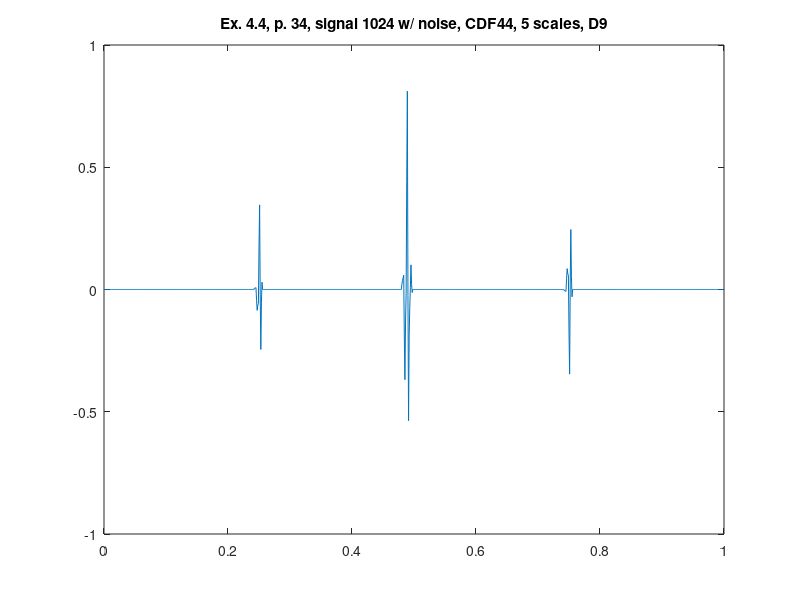

This figure's MATLAB source:
%% ========================================================================
%% Programmatic octave notes on "Ripples in Mathematics" by A. Jensen
%% and A. la Cour-Harbo written with a deep gratitude to the authors for
%% this wonderful text. 
%% 
%% Reconstruction of graphs in ex 4.4, p.34, CDF44, 5 scales, D9.
%%
%% Author: Vladimir Kulyukin
%% 
%% NB: I have tested this code in Octave 4.
%% =========================================================================
t = (1.0/1024)*[0:1023];

%%y_ex_4_3_chirp_512_p33 = arrayfun(@(x) sin(x*x), t);

y_ex_4_4_1024_with_noise_cdf44_d9_p34 = [
1.4189700681683867E-6
-3.446265690759207E-6
-3.7606039336536572E-6
-5.29435149080599E-6
6.106647978253606E-6
1.4041792427338847E-5
-8.435666900807754E-6
-2.2764093607117372E-5
1.0779614438715474E-5
3.149602263775786E-5
-1.3090407607528039E-5
-4.017899502819609E-5
1.542661186375166E-5
4.8874376170891664E-5
-1.771361237573745E-5
-5.749710173095975E-5
2.0036445229610564E-5
6.613498705095155E-5
-2.2294143500204473E-5
-7.467669287951127E-5
2.4598009043924125E-5
8.323627295446592E-5
-2.6820966080236836E-5
-9.167638133399922E-5
2.9100314099901456E-5
1.0013703538575801E-4
-3.1283174603748484E-5
-1.0845521335593813E-4
3.353251395034337E-5
1.1679655892786375E-4
-3.5670019219575234E-5
-1.2497276726939602E-4
3.788393103761946E-5
1.3317470932944166E-4
-3.99709316347644E-5
-1.4118925084021539E-4
4.2144082416735154E-5
1.492320301914437E-4
-4.4175550574580525E-5
-1.5706559713895204E-4
4.630270500987925E-5
1.6492983802140744E-4
-4.827374674375716E-5
-1.7256355865681713E-4
5.034978033108537E-5
1.8023031542553376E-4
-5.225564722876118E-5
-1.876457994471861E-4
5.427555862135643E-5
1.950966022135388E-4
-5.6111659282532855E-5
-2.022759850708726E-4
5.80705823369207E-5
2.094928841983558E-4
-5.983249343426556E-5
-2.1641887012918562E-4
6.1725708933191E-5
2.2338447947558982E-4
-6.340918586860896E-5
-2.3004038317322407E-4
6.52321328901335E-5
2.36737921975606E-4
-6.683312002024811E-5
-2.4310770878512386E-4
6.858140692539132E-5
2.495210420860265E-4
-7.009604733184862E-5
-2.5558936663294397E-4
7.176546234423235E-5
2.617030441504491E-4
-7.319010712571888E-5
-2.6745528730942776E-4
7.477662847836357E-5
2.732545806589489E-4
-7.610784554085768E-5
-2.786768847724775E-4
7.760765116493869E-5
2.8414782294856596E-4
-7.884223348980723E-5
-2.892271252109824E-4
8.025171022210926E-5
2.9435652824411426E-4
-8.13866835925283E-5
-2.990805921714575E-4
8.270243588022348E-5
3.038561028806492E-4
-8.373506604584583E-5
-3.082135477891062E-4
8.495392412637641E-5
3.126236615506482E-4
-8.588172339076584E-5
-3.1660398997383494E-4
8.700075092835155E-5
3.2063808243761304E-4
-8.782148414162199E-5
-3.2423170541551546E-4
8.883798530073655E-5
3.278800580989924E-4
-8.954967524493243E-5
-3.3107831827925945E-4
9.046120118537354E-5
3.3433214198162173E-4
-9.106213333698215E-5
-3.3712733447537063E-4
9.186648811293267E-5
3.3997879045032683E-4
-9.235521477369055E-5
-3.4236418139388836E-4
9.305046062394795E-5
3.448064002339971E-4
-9.342580440866229E-5
-3.467762430117594E-4
9.401026642516903E-5
3.488033411981684E-4
-9.427132309767454E-5
-3.5035289028628773E-4
9.474359326017988E-5
3.519599843617538E-4
-9.488973391216343E-5
-3.530855067607953E-4
9.524867448050389E-5
3.542687250950079E-4
-9.52795470463427E-5
-3.5496750932298687E-4
9.552429330131806E-5
3.557240014394891E-4
-9.543982340614029E-5
-3.5599436406381E-4
9.556978573245534E-5
3.5632230750648014E-4
-9.537017687178411E-5
-3.5616359719995626E-4
9.538504217884384E-5
3.5606220192443814E-4
-9.507077522794218E-5
-3.554748010342233E-4
9.497050770399708E-5
3.5494431131081734E-4
-9.454233975936924E-5
-3.539296349370347E-4
9.432718095762313E-5
3.5297132876181225E-4
-9.378614351336085E-5
-3.5153182134866316E-4
9.345661177018626E-5
3.5014800736506775E-4
-9.280400823291579E-5
-3.482871368120152E-4
9.236089741914517E-5
3.46481148749158E-4
-9.159829996798762E-5
-3.4420339805643174E-4
9.104267757642528E-5
3.4197958669785974E-4
-9.017192337539608E-5
-3.392904431663824E-4
8.950512794906492E-5
3.3665416586845464E-4
-8.852831472122996E-5
-3.3356010788041765E-4
8.775195262861921E-5
3.305177156658131E-4
-8.667143360275836E-5
-3.270261970780476E-4
8.5787375168285E-5
3.235850193364286E-4
-8.460575340915817E-5
-3.1970445152285147E-4
8.361612840683903E-5
3.1587277835234446E-4
-8.233625054505826E-5
-3.1161250994096414E-4
8.124344306840409E-5
3.0739957217839145E-4
-7.986839244161371E-5
-3.027698665288741E-4
7.867503515947539E-5
2.9818581351007443E-4
-7.720812438510986E-5
-2.931978239887703E-4
7.591709219966649E-5
2.882536990988885E-4
-7.436185519434042E-5
-2.829194422095234E-4
7.297625831527874E-5
2.776271562786496E-4
-7.133644178104576E-5
-2.719594827131975E-4
6.985961823250226E-5
2.663317853214232E-4
-6.813917263121277E-5
-2.6034434900210697E-4
6.657468021061303E-5
2.543947977657555E-4
-6.47777502462334E-5
-2.4810202295100713E-4
6.312935795281364E-5
2.4184495085996548E-4
-6.12602725869455E-5
-2.3526199739528104E-4
5.953195154193179E-5
2.2871247828382086E-4
-5.75952135652931E-5
-2.218552050810571E-4
5.579112744574418E-5
2.1502901731513404E-4
-5.379140262942351E-5
-2.0791394414590252E-4
5.191589763666364E-5
2.008275326093121E-4
-4.9858003493055945E-5
-1.9347180030811214E-4
4.791559788293913E-5
1.8614223678708672E-4
-4.580449205923753E-5
-1.7856356595731383E-4
4.379986525702177E-5
1.7100850801236937E-4
-4.1640633592007264E-5
-1.6322515633576516E-4
3.957861491914756E-5
1.5546280476300687E-4
-3.737645919120349E-5
-1.4749352301567404E-4
3.526201623142352E-5
1.3954257800029366E-4
-3.30222416264386E-5
-1.3140656487993304E-4
3.086046825801559E-5
1.232861809448003E-4
-2.8588470589110328E-5
-1.150030368194565E-4
2.6384574713276823E-5
1.0673277668034194E-4
-2.4085827422118537E-5
-9.832245636999011E-5
2.1845118417287107E-5
8.992224380851576E-5
-1.9525159387187805E-5
-8.140500851130712E-5
1.7253035317479653E-5
7.289508037494121E-5
-1.4917453533101143E-5
-6.429144885678999E-5
1.2619388144466294E-5
5.5692306307953795E-5
-1.0273810226881702E-5
-4.7023005470832385E-5
0.002867528806826132
0.004991281897531349
0.006274453781192577
0.007782858720454017
-0.04610550747253684
-0.08515035357734894
-0.06362274804560289
-0.05832548201344581
0.1743225382215473
0.3460521074692838
-0.02190129859367082
-0.24524708725330024
-0.05183403318091222
0.02990882554290247
8.43566690082966E-6
2.2764093607040353E-5
-1.0779614438819383E-5
-3.1496022637907965E-5
1.3090407607548354E-5
4.0178995028328796E-5
-1.542661186373505E-5
-4.887437617092993E-5
1.771361237577491E-5
5.749710173103795E-5
-2.003644522966713E-5
-6.613498705109585E-5
2.229414350026924E-5
7.467669287970557E-5
-2.4598009044038017E-5
-8.323627295477071E-5
2.6820966080246986E-5
9.167638133418879E-5
-2.9100314099811996E-5
-1.0013703538569379E-4
3.1283174603806896E-5
1.0845521335598553E-4
-3.353251395050648E-5
-1.167965589281839E-4
3.567001921959556E-5
1.2497276726962348E-4
-3.788393103758526E-5
-1.3317470932949343E-4
3.9970931634733916E-5
1.4118925084017747E-4
-4.214408241664271E-5
-1.4923203019125784E-4
4.417555057460086E-5
1.570655971388762E-4
-4.630270500997142E-5
-1.6492983802153738E-4
4.827374674379017E-5
1.7256355865695932E-4
-5.034978033111331E-5
-1.8023031542565698E-4
5.225564722878404E-5
1.876457994472904E-4
-5.4275558621367274E-5
-1.9509660221361206E-4
5.61116592825608E-5
2.0227598507095793E-4
-5.8070582336965864E-5
-2.094928841984811E-4
5.983249343427697E-5
2.1641887012927567E-4
-6.172570893315679E-5
-2.2338447947557543E-4
6.340918586866736E-5
2.3004038317330934E-4
-6.523213289027776E-5
-2.367379219759111E-4
6.683312002026719E-5
2.4310770878533715E-4
-6.858140692534798E-5
-2.495210420860555E-4
7.009604733184484E-5
2.5558936663293925E-4
-7.176546234420866E-5
-2.6170304415040486E-4
7.319010712574805E-5
2.674552873094514E-4
-7.477662847842776E-5
-2.732545806590789E-4
7.610784554090594E-5
2.7867688477263867E-4
-7.760765116499809E-5
-2.841478229487566E-4
7.884223348985232E-5
2.8922712521116487E-4
-8.025171022216527E-5
-2.9435652824430795E-4
8.13866835925334E-5
2.9908059217157124E-4
-8.270243588016933E-5
-3.0385610288060955E-4
8.373506604587439E-5
3.082135477891227E-4
-8.495392412646946E-5
-3.126236615508247E-4
8.58817233907541E-5
3.1660398997392146E-4
-8.700075092826933E-5
-3.2063808243750766E-4
8.78214841416185E-5
3.242317054154385E-4
-8.88379853007558E-5
-3.278800580989891E-4
8.954967524495088E-5
3.3107831827929496E-4
-9.046120118541798E-5
-3.343321419817202E-4
9.106213333698073E-5
3.371273344754257E-4
-9.186648811288262E-5
-3.3997879045026536E-4
9.235521477372794E-5
3.423641813939112E-4
-9.305046062404167E-5
-3.4480640023418E-4
9.342580440870716E-5
3.467762430119472E-4
-9.401026642519824E-5
-3.488033411983182E-4
9.427132309773129E-5
3.503528902864633E-4
-9.474359326025308E-5
-3.519599843619773E-4
9.48897339122247E-5
3.530855067610248E-4
-9.524867448058603E-5
-3.5426872509527297E-4
9.527954704635737E-5
3.549675093231574E-4
-9.552429330127483E-5
-3.557240014394973E-4
9.543982340615187E-5
3.559943640638223E-4
-9.556978573246887E-5
-3.5632230750651234E-4
9.537017687182651E-5
3.561635972000483E-4
-9.53850421789203E-5
-3.560622019246246E-4
9.507077522798415E-5
3.554748010344031E-4
-9.497050770403946E-5
-3.5494431131098534E-4
9.454233975938448E-5
3.5392963493715044E-4
-9.432718095760533E-5
-3.529713287618392E-4
9.378614351338218E-5
3.515318213487079E-4
-9.345661177021144E-5
-3.5014800736513785E-4
9.2804008232968E-5
3.482871368121449E-4
-9.236089741923845E-5
-3.464811487493938E-4
9.159829996802286E-5
3.442033980566272E-4
-9.104267757643254E-5
-3.419795866979725E-4
9.017192337542086E-5
3.3929044316647955E-4
-8.950512794908665E-5
-3.36654165868544E-4
8.8528314721256E-5
3.3356010788051E-4
-8.775195262864862E-5
-3.305177156659139E-4
8.66714336027822E-5
3.2702619707814353E-4
-8.578737516827005E-5
-3.235850193364536E-4
8.460575340925913E-5
3.1970445152303394E-4
-8.361612840704931E-5
-3.158727783528204E-4
8.233625054513762E-5
3.1161250994137885E-4
-8.12434430684413E-5
-3.073995721786696E-4
7.986839244165246E-5
3.027698665290802E-4
-7.867503515947941E-5
-2.9818581351018746E-4
7.720812438515556E-5
2.93197823988903E-4
-7.591709219974666E-5
-2.882536990991012E-4
7.43618551943531E-5
2.8291944220966555E-4
-7.297625831523657E-5
-2.7762715627864586E-4
7.133644178107243E-5
2.7195948271323066E-4
-6.985961823258487E-5
-2.663317853215888E-4
6.813917263119118E-5
2.6034434900216855E-4
-6.657468021052738E-5
-2.543947977656299E-4
6.477775024619273E-5
2.4810202295085545E-4
-6.312935795273834E-5
-2.4184495085975374E-4
6.126027258698104E-5
2.3526199739522417E-4
-5.9531951542066735E-5
-2.2871247828403773E-4
5.759521356532357E-5
2.2185520508124669E-4
-5.579112744574048E-5
-2.1502901731522382E-4
5.379140262944381E-5
2.0791394414597836E-4
-5.191589763666662E-5
-2.0082753260935787E-4
4.985800349311438E-5
1.934718003082354E-4
-4.791559788307151E-5
-1.8614223678738883E-4
4.5804492059240064E-5
1.7856356595749394E-4
-4.379986525692308E-5
-1.7100850801228269E-4
4.1640633592040285E-5
1.6322515633575567E-4
-3.957861491924911E-5
-1.554628047631872E-4
3.737645919123523E-5
1.4749352301583993E-4
-3.526201623146165E-5
-1.395425780004452E-4
3.3022241626403046E-5
1.3140656487995199E-4
-3.086046825785613E-5
-1.2328618094452337E-4
2.8588470589176372E-5
1.1500303681939963E-4
-2.6384574713510858E-5
-1.0673277668073861E-4
2.4085827422156636E-5
9.832245637030292E-5
0.021268377770184328
0.03678582550371515
0.04677609973615376
0.058247375644636716
-0.19010068980261563
-0.3688303725556125
-0.13719766781653442
-0.015521233410065248
0.4429692945478382
0.8112107581392141
-0.023927508647822088
-0.5366211484919805
-0.19009139210705828
-0.07378985085964465
0.009003912389172218
0.10077605769287443
0.021286950762336117
-0.012312841937294651
9.235186577438507E-7
1.2188145182244864E-5
1.4189700681428849E-6
-3.446265690707875E-6
-3.760603933654451E-6
-5.294351490824354E-6
6.106647978273907E-6
1.4041792427382747E-5
-8.435666900748387E-6
-2.2764093607040353E-5
1.0779614438559692E-5
3.149602263743639E-5
-1.309040760751788E-5
-4.0178995027987563E-5
1.54266118638488E-5
4.887437617096041E-5
-1.7713612375683478E-5
-5.74971017309242E-5
2.0036445229500866E-5
6.613498705073058E-5
-2.2294143500086373E-5
-7.467669287917477E-5
2.4598009043759005E-5
8.323627295399209E-5
-2.682096608010476E-5
-9.167638133350632E-5
2.9100314099741634E-5
1.0013703538521708E-4
-3.128317460367736E-5
-1.0845521335552107E-4
3.3532513950340636E-5
1.1679655892764642E-4
-3.567001921952444E-5
-1.2497276726920642E-4
3.788393103755132E-5
1.33174709329222E-4
-3.997093163475169E-5
-1.4118925084007322E-4
4.2144082416799895E-5
1.4923203019148645E-4
-4.4175550574504346E-5
-1.5706559713885726E-4
4.6302705009655125E-5
1.6492983802095484E-4
-4.827374674379272E-5
-1.725635586566086E-4
5.034978033128869E-5
1.8023031542579865E-4
-5.225564722881198E-5
-1.8764579944745153E-4
5.4275558621418116E-5
1.950966022137824E-4
-5.611165928247445E-5
-2.0227598507090104E-4
5.807058233673033E-5
2.0949288419802362E-4
-5.9832493434219834E-5
-2.1641887012890126E-4
6.172570893319661E-5
2.2338447947545533E-4
-6.340918586857845E-5
-2.300403831731103E-4
6.523213289010997E-5
2.3673792197550426E-4
-6.68331200202024E-5
-2.4310770878499118E-4
6.858140692535279E-5
2.4952104208588594E-4
-7.00960473317445E-5
-2.5558936663268804E-4
7.17654623440545E-5
2.617030441499944E-4
-7.319010712562746E-5
-2.6745528730901067E-4
7.477662847829243E-5
2.7325458065860763E-4
-7.61078455408069E-5
-2.7867688477221215E-4
7.760765116489435E-5
2.841478229483524E-4
-7.884223348982754E-5
-2.892271252109066E-4
8.025171022223958E-5
2.9435652824431023E-4
-8.138668359247753E-5
-2.990805921714954E-4
8.270243588002154E-5
3.038561028803033E-4
-8.373506604587124E-5
-3.082135477889355E-4
8.495392412659783E-5
3.1262366155095935E-4
-8.588172339065917E-5
-3.1660398997385386E-4
8.700075092800824E-5
3.206380824369986E-4
-8.782148414156615E-5
-3.242317054150416E-4
8.883798530084199E-5
3.2788005809894017E-4
-8.954967524482069E-5
-3.310783182790699E-4
9.046120118511064E-5
3.343321419810485E-4
-9.106213333694659E-5
-3.371273344749725E-4
9.186648811302372E-5
3.399787904502902E-4
-9.235521477367532E-5
-3.423641813938694E-4
9.305046062390176E-5
3.448064002339042E-4
-9.342580440867241E-5
-3.4677624301172145E-4
9.401026642518564E-5
3.488033411981823E-4
-9.42713230977558E-5
-3.5035289028643936E-4
9.474359326037813E-5
3.519599843621893E-4
-9.48897339121583E-5
-3.530855067610417E-4
9.524867448041383E-5
3.5426872509496484E-4
-9.527954704622587E-5
-3.5496750932274043E-4
9.552429330108801E-5
3.5572400143894496E-4
-9.543982340605899E-5
-3.55994364063355E-4
9.556978573244248E-5
3.5632230750622486E-4
-9.537017687172312E-5
-3.561635971997287E-4
9.53850421787343E-5
3.5606220192412643E-4
-9.507077522798792E-5
-3.554748010341285E-4
9.497050770421802E-5
3.549443113111682E-4
-9.454233975932861E-5
-3.539296349371864E-4
9.432718095745264E-5
3.5297132876157644E-4
-9.378614351326434E-5
-3.5153182134834094E-4
9.34566117700171E-5
3.501480073645993E-4
-9.280400823293609E-5
-3.4828713681178767E-4
9.236089741937163E-5
3.4648114874945014E-4
-9.159829996789621E-5
-3.4420339805646974E-4
9.104267757615591E-5
3.419795866973863E-4
-9.01719233752691E-5
-3.392904431658706E-4
8.950512794891335E-5
3.3665416586792056E-4
-8.852831472119946E-5
-3.335601078800764E-4
8.775195262869826E-5
3.305177156657834E-4
-8.667143360274313E-5
-3.270261970780286E-4
8.578737516821103E-5
3.2358501933628755E-4
-8.460575340922928E-5
-3.197044515228894E-4
8.361612840701276E-5
3.15872778352682E-4
-8.23362505451598E-5
-3.1161250994134323E-4
8.124344306854039E-5
3.0739957217883066E-4
-7.986839244163914E-5
-3.027698665291584E-4
7.867503515942225E-5
2.9818581351012116E-4
-7.720812438509463E-5
-2.9319782398875134E-4
7.591709219966886E-5
2.8825369909887973E-4
-7.436185519424387E-5
-2.8291944220935276E-4
7.297625831510021E-5
2.776271562782353E-4
-7.133644178091621E-5
-2.71959482712733E-4
6.985961823234684E-5
2.6633178532090376E-4
-6.813917263111878E-5
-2.603443490016614E-4
6.657468021060345E-5
2.5439479776550694E-4
-6.477775024606068E-5
-2.481020229505901E-4
6.312935795248976E-5
2.418449508591647E-4
-6.126027258684899E-5
-2.3526199739465548E-4
5.953195154192722E-5
2.2871247828349677E-4
-5.75952135652931E-5
-2.2185520508090546E-4
5.579112744579177E-5
2.1502901731514613E-4
-5.3791402629489516E-5
-2.079139441460352E-4
5.191589763677751E-5
2.008275326095886E-4
-4.9858003493144856E-5
-1.9347180030842494E-4
4.791559788302615E-5
1.8614223678740642E-4
-4.580449205935183E-5
-1.7856356595768351E-4
4.3799865257168654E-5
1.7100850801282598E-4
-4.164063359211394E-5
-1.6322515633620117E-4
3.957861491933601E-5
1.5546280476356423E-4
-3.737645919108793E-5
-1.4749352301578309E-4
3.526201623106778E-5
1.3954257799969714E-4
-3.3022241626243045E-5
-1.3140656487922213E-4
3.086046825776291E-5
1.2328618094398032E-4
-2.8588470589018892E-5
-1.1500303681884986E-4
2.6384574713350173E-5
1.0673277668016293E-4
-2.4085827421963614E-5
-9.832245636965837E-5
2.184511841699328E-5
8.992224380781135E-5
-1.9525159387060804E-5
-8.140500851068152E-5
1.7253035317376823E-5
7.289508037443874E-5
-1.4917453533091612E-5
-6.429144885651275E-5
1.2619388144570976E-5
5.569230630800388E-5
-1.0273810226893132E-5
-4.7023005470903475E-5
-0.002851618127305773
-0.004914571168336848
-0.006285664614016422
-0.007842141279546152
0.046112051725067806
0.08519220562025594
0.06362090100828724
0.05830110572308096
-0.17432537616168337
-0.34604521493790175
0.02190881980153793
0.2452576759562812
0.05182181988495593
-0.02993690912775642
8.435666900677907E-6
2.2764093606611446E-5
-1.0779614438516312E-5
-3.1496022637143304E-5
1.309040760757439E-5
4.01789950279378E-5
-1.542661186400378E-5
-4.8874376171220895E-5
1.7713612375816818E-5
5.749710173131757E-5
-2.0036445229672557E-5
-6.613498705124625E-5
2.2294143500252734E-5
7.467669287974823E-5
-2.4598009043905104E-5
-8.323627295455588E-5
2.6820966080368895E-5
9.167638133426462E-5
-2.9100314100143053E-5
-1.0013703538633504E-4
3.1283174603895787E-5
1.0845521335652581E-4
-3.353251395054296E-5
-1.1679655892852165E-4
3.567001921956507E-5
1.2497276726973724E-4
-3.788393103745219E-5
-1.3317470932930754E-4
3.997093163467297E-5
1.4118925083995E-4
-4.214408241658869E-5
-1.4923203019104238E-4
4.417555057452466E-5
1.5706559713862976E-4
-4.630270500989203E-5
-1.6492983802126503E-4
4.827374674367842E-5
1.7256355865661807E-4
-5.0349780330977774E-5
-1.802303154252339E-4
5.225564722863926E-5
1.8764579944680694E-4
-5.4275558621196865E-5
-1.9509660221305375E-4
5.6111659282408396E-5
2.0227598507038922E-4
-5.807058233672848E-5
-2.0949288419776514E-4
5.9832493434311266E-5
2.1641887012893918E-4
-6.172570893343867E-5
-2.2338447947591668E-4
6.340918586868007E-5
2.300403831735653E-4
-6.523213289015998E-5
-2.3673792197582928E-4
6.683312002033197E-5
2.431077087853798E-4
-6.858140692549733E-5
-2.495210420863514E-4
7.009604733194765E-5
2.5558936663329466E-4
-7.176546234436077E-5
-2.617030441508608E-4
7.319010712577476E-5
2.6745528730975004E-4
-7.477662847839588E-5
-2.732545806591694E-4
7.610784554083737E-5
2.7867688477255334E-4
-7.760765116484307E-5
-2.841478229484301E-4
7.884223348978183E-5
2.892271252108497E-4
-8.025171022212871E-5
-2.9435652824407957E-4
8.138668359244704E-5
2.990805921713059E-4
-8.270243588005301E-5
-3.0385610288026174E-4
8.373506604578995E-5
3.0821354778878384E-4
-8.495392412638574E-5
-3.1262366155049976E-4
8.588172339069473E-5
3.1660398997364537E-4
-8.700075092821154E-5
-3.2063808243726355E-4
8.782148414161693E-5
3.2423170541530697E-4
-8.883798530081E-5
-3.278800580990216E-4
8.954967524496799E-5
3.310783182793542E-4
-9.046120118544702E-5
-3.343321419818025E-4
9.106213333697706E-5
3.371273344754654E-4
-9.186648811285549E-5
-3.399787904502357E-4
9.235521477371592E-5
3.423641813938694E-4
-9.305046062401773E-5
-3.4480640023411594E-4
9.342580440871815E-5
3.4677624301193E-4
-9.401026642525587E-5
-3.48803341198413E-4
9.427132309770501E-5
3.503528902864773E-4
-9.474359326018312E-5
-3.5195998436185553E-4
9.488973391216852E-5
3.530855067608522E-4
-9.524867448049186E-5
-3.542687250950148E-4
9.52795470463427E-5
3.5496750932298687E-4
-9.552429330131806E-5
-3.557240014394891E-4
9.543982340614029E-5
3.5599436406381E-4
-9.556978573244146E-5
-3.563223075064561E-4
9.537017687181459E-5
3.5616359719999415E-4
-9.53850421789085E-5
-3.560622019245759E-4
9.507077522798282E-5
3.5547480103437494E-4
-9.497050770405162E-5
-3.54944311310993E-4
9.454233975937942E-5
3.539296349371485E-4
-9.432718095760602E-5
-3.529713287618381E-4
9.378614351334562E-5
3.5153182134864424E-4
-9.345661177015391E-5
-3.501480073649989E-4
9.280400823289546E-5
3.482871368119394E-4
-9.236089741912481E-5
-3.464811487490821E-4
9.159829996796731E-5
3.442033980563559E-4
-9.10426775764119E-5
-3.4197958669779594E-4
9.017192337536052E-5
3.3929044316628764E-4
-8.950512794900532E-5
-3.3665416586829786E-4
8.852831472120457E-5
3.3356010788028494E-4
-8.775195262859699E-5
-3.3051771566570623E-4
8.667143360276853E-5
3.270261970780097E-4
-8.578737516830854E-5
-3.235850193364545E-4
8.460575340922422E-5
3.197044515229842E-4
-8.361612840694943E-5
-3.158727783526149E-4
8.233625054515477E-5
3.116125099412865E-4
-8.124344306851773E-5
-3.0739957217876365E-4
7.986839244171533E-5
3.0276986652925323E-4
-7.867503515958393E-5
-2.981858135104656E-4
7.720812438519623E-5
2.931978239891305E-4
-7.591709219980515E-5
-2.88253699099319E-4
7.43618551942693E-5
2.8291944220963715E-4
-7.297625831501235E-5
-2.7762715627822193E-4
7.133644178097714E-5
2.7195948271280886E-4
-6.985961823249006E-5
-2.663317853212033E-4
6.81391726311696E-5
2.603443490019269E-4
-6.657468021063393E-5
-2.543947977656965E-4
6.477775024607083E-5
2.4810202295070383E-4
-6.312935795241718E-5
-2.4184495085909443E-4
6.126027258695565E-5
2.3526199739478813E-4
-5.9531951542184805E-5
-2.2871247828403304E-4
5.7595213565366767E-5
2.2185520508135099E-4
-5.579112744580583E-5
-2.1502901731539696E-4
5.379140262950223E-5
2.0791394414617742E-4
-5.1915897636747464E-5
-2.0082753260960593E-4
4.9858003493144856E-5
1.9347180030842494E-4
-4.791559788303309E-5
-1.8614223678741843E-4
4.580449205933659E-5
1.7856356595766457E-4
-4.37998652571259E-5
-1.7100850801273903E-4
4.164063359211648E-5
1.6322515633615376E-4
-3.957861491934339E-5
-1.554628047635557E-4
3.7376459191143804E-5
1.4749352301587785E-4
-3.526201623117494E-5
-1.3954257799994173E-4
3.302224162631415E-5
1.3140656487948754E-4
-3.0860468257846166E-5
-1.2328618094426674E-4
2.8588470589063334E-5
1.1500303681908208E-4
-2.6384574713369912E-5
-1.0673277668031682E-4
2.408582742198773E-5
9.832245636977685E-5
-2.184511841701673E-5
-8.992224380791343E-5
1.9525159387054465E-5
8.140500851072417E-5
-1.72530353173284E-5
-7.289508037437297E-5
1.4917453533103047E-5
6.429144885648904E-5
-1.2619388144608855E-5
-5.569230630806155E-5
1.027381022692107E-5
4.702300547098878E-5
-7.955339760216475E-6
-3.835536459737922E-5
5.605416411954761E-6
2.9641279546192438E-5
-3.2721262655552033E-6
-2.0926021453683264E-5
9.235186577657567E-7
1.2188145182437996E-5
];

figure;
plot(t, y_ex_4_4_1024_with_noise_cdf44_d9_p34);
xlim([0 1]);
title('Ex. 4.4, p. 34, signal 1024 w/ noise, CDF44, 5 scales, D9');
